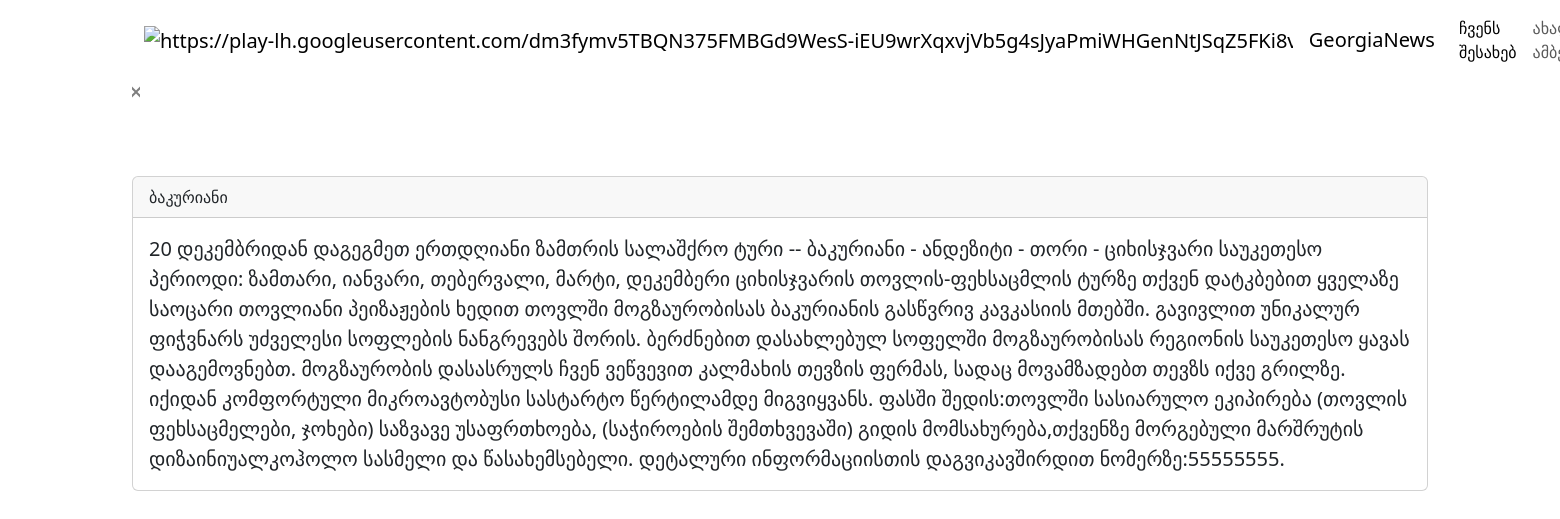
The app's page /ბაკურიანი with its own data.
### models.py (models this page shows)
class Bak(db.Model):
    id = db.Column(db.Integer(), primary_key=True)
    name = db.Column(db.String())
    text = db.Column(db.String())

### routes.py (the view)
@app.route("/ბაკურიანი")
def ბაკურიანი():
    baks=Bak.query.all()
    return render_template("ბაკურიანი.html", baks=baks)

### templates/ბაკურიანი.html (shortened to what this page needs)
 {% extends "base.html" %}
 {% block content %}
 <a href="/მარშუტები" class="btn-close" aria-label="Close"></a>
 <br> <br>
{% for bak in baks %}
 <br> <br>
 <div class="card">
  <div class="card-header">
   {{bak['name']}}
  </div>
  <div class="card-body">
    <blockquote class="blockquote mb-0">
      <p>{{bak['text']}}</p>
    </blockquote>
  </div>
</div>
 {% endfor %}
 {% endblock %}

### records on screen
Bak: name "ბაკურიანი", text "20 დეკემბრიდან დაგეგმეთ ერთდღიანი ზამთრის სალაშქრო ტური -- ბაკურიანი - ანდეზიტი - თორი - ციხისჯვარი საუკეთესო პერიოდი: ზამთარი, იანვარი, თებერვალი, მარტი, დეკემბერი ციხისჯვარის თოვლის-ფეხსაცმლის ტურზე თქვენ დატკბებით ყველაზე საოცარი თოვლიანი პეიზაჟების ხედით თოვლში მოგზაურობისას ბაკურიანის გასწვრივ კავკასიის მთებში. გავივლით უნიკალურ ფიჭვნარს უძველესი სოფლების ნანგრევებს შორის. ბერძნებით დასახლებულ სოფელში მოგზაურობისას რეგიონის საუკეთესო ყავას დააგემოვნებთ. მოგზაურობის დასასრულს ჩვენ ვეწვევით კალმახის თევზის ფერმას, სადაც მოვამზადებთ თევზს იქვე გრილზე. იქიდან კომფორტული მიკროავტობუსი სასტარტო წერტილამდე მიგვიყვანს. ფასში შედის:თოვლში სასიარულო ეკიპირება (თოვლის ფეხსაცმელები, ჯოხები)…"
